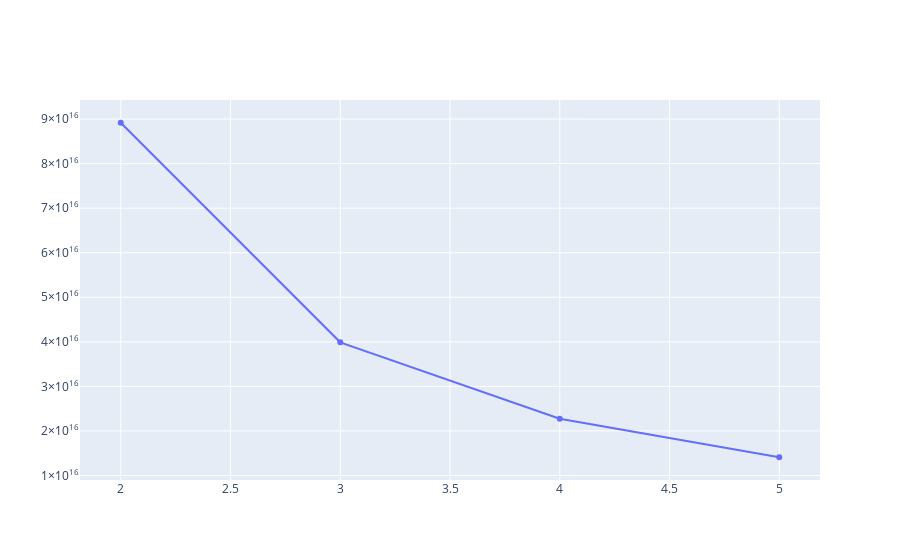

Notebook code for this chart:
### Code cell
costs = []
n_clusters = []
clusters_assigned = []

for i in tqdm(range(2, 6)):
    try:
        kproto = KPrototypes(n_clusters= i, init='Cao', verbose=2, n_jobs=8)
        clusters = kproto.fit_predict(res2, categorical=cat_col)
        costs.append(kproto.cost_)
        n_clusters.append(i)
        clusters_assigned.append(clusters)
    except:
        print(f"Can't cluster with {i} clusters")

fig = go.Figure(data=go.Scatter(x=n_clusters, y=costs ))
fig.show()

### Figure 1 — Plotly figure (JSON) as saved in the notebook; plotly's stock layout.template omitted (floating-point values rounded to 4 significant figures)
{"data": [{"type": "scatter", "x": [2, 3, 4, 5], "y": [89170520857699940, 39891203247491590, 22753256890577760, 14100782654574336]}], "layout": {}}
